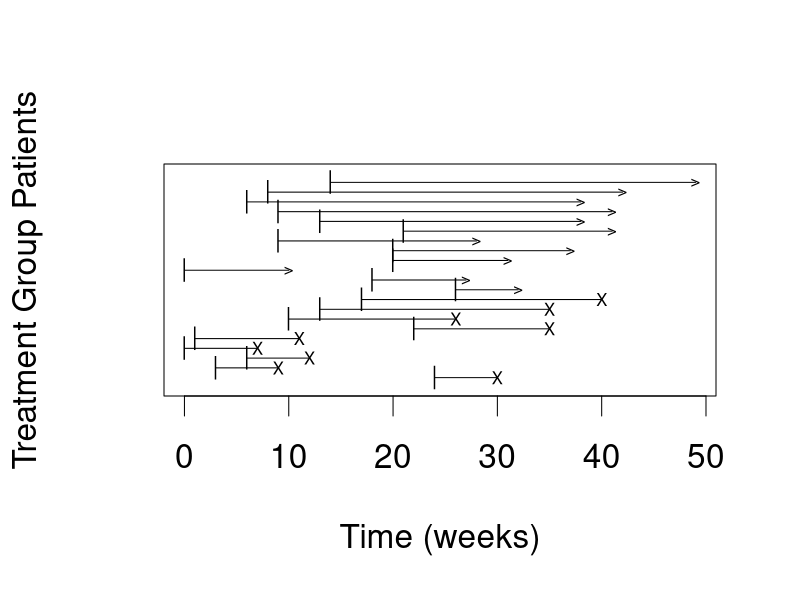

The R source for this figure: (Note: this script raises an error after producing the figure.)
## ---- chunk 1
leuk <- read.csv("leuk.csv")
library(survival)
with(leuk[leuk$group=="Placebo", ], Surv(time, cens))
## ---- chunk 2
with(leuk[leuk$group=="6 MP", ], Surv(time, cens))
## ---- chunk 3
par(cex=2)
leuk.t <- leuk[leuk$group=="6 MP", ]
set.seed(1)
t0 <- sample(0:26, size=nrow(leuk.t), replace=TRUE)
t1 <- t0 + leuk.t$time
plot(x=seq(min(t0), max(t1), length.out=nrow(leuk.t)+2), y=0:(nrow(leuk.t)+1), 
     type='n', yaxt='n', xlab="Time (weeks)", ylab="Treatment Group Patients")
segments(x0=t0, x1=t1, y0=1:nrow(leuk.t), y1=1:nrow(leuk.t))
points(x=t0, y=1:nrow(leuk.t), pch="|", cex=0.75)
points(x=t1[leuk.t$cens==0], y=which(leuk.t$cens==0), pch=">", cex=0.5)
points(x=t1[leuk.t$cens==1], y=which(leuk.t$cens==1), pch="X", cex=0.5)
## ---- chunk 4
suppressPackageStartupMessages(library(survminer))
par(cex=1.5)
fit <- survfit(Surv(time, cens)~group, data=leuk)
ggsurvplot(fit, xlab="Time (weeks)", ylab="Survival Probability", risk.table=TRUE)
## ---- chunk 5
survfit(Surv(time, cens)~group, data=leuk)
## ---- chunk 6
survfit(Surv(time, 1-cens)~group, data=leuk)
## ---- chunk 7
par(mfrow=c(1,2), cex=1.5)
fit <- survfit(Surv(time, cens)~group, data=leuk)
plot(fit, lty=1:2, lw=2,
     xlab="Time (weeks)", ylab="Survival Probability S(t)")
legend("topright", lty=1:2, legend=c("6 MP", "Placebo"), bty="n")
plot(fit, fun="event", lty=1:2, lw=2, 
     xlab="Time (weeks)", ylab="Event Probability F(t)")
## ---- chunk 8
survdiff(Surv(time, cens)~group, data=leuk)
